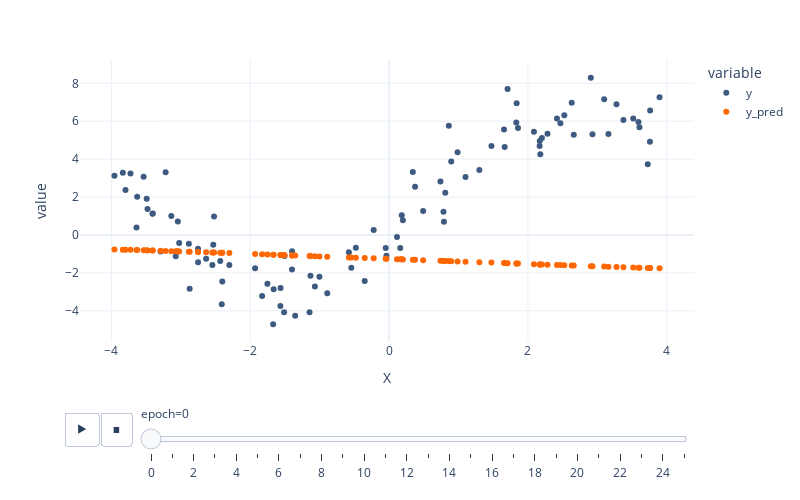
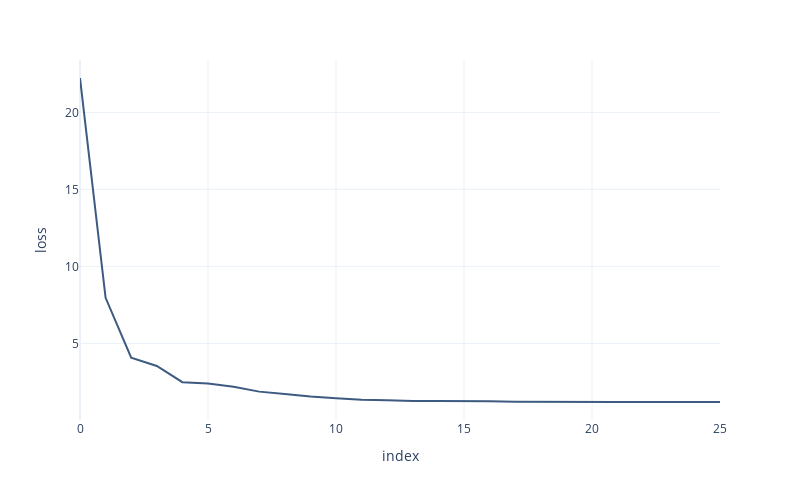

The cell these charts' notebook holds for them, in order:
### Code cell
LOSS = "mse"
BATCH_SIZE = 20
EPOCHS = 25
LR = 0.25

tf.random.set_seed(123)
initial_weights = keras.initializers.RandomNormal(0, 0.25, 123)

inputs = keras.Input(shape=(1,))
hidden = keras.layers.Dense(8, activation="sigmoid")(inputs)
outputs = keras.layers.Dense(1)(hidden)

model1 = keras.Model(inputs, outputs)

model1.compile(optimizer=keras.optimizers.Adam(learning_rate=LR), loss=LOSS)

df_weights, df_preds = get_training_preds(train, model1, BATCH_SIZE, EPOCHS)

px.scatter(data_frame=df_preds,
           x="X",
           y=["y", "y_pred"],
           animation_frame="epoch",
           color_discrete_sequence=["#3d5a80", "#ff6700"],
           height=500,
           width=800,
           template="plotly_white").show()

px.line(df_weights, 
        x=df_weights.index, 
        y="loss",
        color_discrete_sequence=["#3d5a80"],
        height=500,
        width=800,
        template="plotly_white").show()

### Figure 1 — Plotly figure (JSON) as saved in the notebook; plotly's stock layout.template omitted (floating-point values rounded to 4 significant figures)
{"data": [{"hovertemplate": "variable=y<br>epoch=0<br>X=%{x}<br>value=%{y}<extra></extra>", "legendgroup": "y", "marker": {"color": "#3d5a80", "symbol": "circle"}, "mode": "markers", "name": "y", "orientation": "v", "showlegend": true, "type": "scatter", "x": [-1.004, 3.606, 1.856, 0.7893, -2.752, -2.752, -3.535, 2.929, 0.8089, 1.665, -3.835, 3.759, 2.66, -2.301, -2.545, -2.533, -1.566, 0.1981, -0.5444, -1.67, 0.8948, -2.884, -1.663, -1.069, -0.3514, 2.281, -2.403, 0.1139, 0.7393, -3.628, 0.8604, -2.636, -3.48, 3.591, 3.725, 2.467, -1.563, -3.219, 1.474, -0.4788, -3.024, -0.03858, -3.725, 3.275, -1.93, 1.3, -1.506, 0.1605, 0.3737, -2.521, 3.757, 2.201, 3.516, 3.159, 0.7832, 3.375, -3.292, -2.432, -3.638, -1.397, -0.8906, -1.829, 2.63, -1.146, -1.753, 0.3416, -2.873, 2.418, -3.404, 3.895, 2.178, -2.41, -3.956, 2.524, 1.655, 1.832, 2.17, -3.408, -1.132, -3.073, 2.905, 0.9864, -1.353, -3.492, -1.512, -1.399, 1.837, 1.1, 3.098, -0.2223, -3.043, 1.706, 2.086, 0.4902, 2.168, -0.04964, 0.1819, -0.5797, -3.797, -3.137], "xaxis": "x", "y": [-2.201, 5.683, 5.638, 0.6957, -1.446, -0.724, 3.073, 5.307, 2.23, 4.636, 3.277, 6.567, 5.292, -1.583, -1.581, -0.5214, -3.752, 0.7803, -1.728, -4.706, 3.871, -0.4709, -2.871, -2.715, -2.433, 5.338, -2.452, -0.1073, 2.822, 2.019, 5.755, -1.26, 1.372, 5.956, 3.732, 5.894, -2.799, 3.304, 4.691, -0.6723, -0.4243, -1.094, 3.236, 6.9, -1.754, 3.43, -1.105, -0.6937, 2.536, 0.9786, 4.916, 5.114, 6.141, 5.323, 1.223, 6.061, -0.8712, -1.368, 0.3946, -0.8644, -3.07, -3.221, 6.969, -4.077, -2.572, 3.325, -2.84, 6.145, 1.135, 7.26, 4.262, -3.658, 3.125, 6.309, 5.561, 5.928, 4.953, 1.113, -2.152, -1.123, 8.288, 4.358, -4.258, 1.909, -4.079, -1.819, 6.949, 3.051, 7.156, 0.266, 0.7064, 7.696, 5.439, 1.261, 4.69, -0.6903, 1.037, -0.9096, 2.366, 1.002], "yaxis": "y"}, {"hovertemplate": "variable=y_pred<br>epoch=0<br>X=%{x}<br>value=%{y}<extra></extra>", "legendgroup": "y_pred", "marker": {"color": "#ff6700", "symbol": "circle"}, "mode": "markers", "name": "y_pred", "orientation": "v", "showlegend": true, "type": "scatter", "x": [-1.004, 3.606, 1.856, 0.7893, -2.752, -2.752, -3.535, 2.929, 0.8089, 1.665, -3.835, 3.759, 2.66, -2.301, -2.545, -2.533, -1.566, 0.1981, -0.5444, -1.67, 0.8948, -2.884, -1.663, -1.069, -0.3514, 2.281, -2.403, 0.1139, 0.7393, -3.628, 0.8604, -2.636, -3.48, 3.591, 3.725, 2.467, -1.563, -3.219, 1.474, -0.4788, -3.024, -0.03858, -3.725, 3.275, -1.93, 1.3, -1.506, 0.1605, 0.3737, -2.521, 3.757, 2.201, 3.516, 3.159, 0.7832, 3.375, -3.292, -2.432, -3.638, -1.397, -0.8906, -1.829, 2.63, -1.146, -1.753, 0.3416, -2.873, 2.418, -3.404, 3.895, 2.178, -2.41, -3.956, 2.524, 1.655, 1.832, 2.17, -3.408, -1.132, -3.073, 2.905, 0.9864, -1.353, -3.492, -1.512, -1.399, 1.837, 1.1, 3.098, -0.2223, -3.043, 1.706, 2.086, 0.4902, 2.168, -0.04964, 0.1819, -0.5797, -3.797, -3.137], "xaxis": "x", "y": [-1.132, -1.73, -1.512, -1.369, -0.9015, -0.9015, -0.8079, -1.65, -1.372, -1.486, -0.775, -1.746, -1.617, -0.9593, -0.9277, -0.9293, -1.057, -1.291, -1.193, -1.043, -1.383, -0.885, -1.044, -1.123, -1.219, -1.568, -0.9461, -1.28, -1.362, -0.7975, -1.378, -0.9161, -0.8142, -1.728, -1.743, -1.592, -1.057, -0.8445, -1.46, -1.202, -0.8679, -1.26, -0.7869, -1.692, -1.008, -1.437, -1.065, -1.286, -1.314, -0.9308, -1.746, -1.557, -1.72, -1.678, -1.368, -1.703, -0.8358, -0.9423, -0.7964, -1.08, -1.147, -1.022, -1.613, -1.113, -1.032, -1.31, -0.8864, -1.586, -0.8229, -1.761, -1.554, -0.9451, -0.7623, -1.599, -1.485, -1.508, -1.553, -0.8224, -1.115, -0.8619, -1.647, -1.395, -1.085, -0.8129, -1.064, -1.079, -1.509, -1.41, -1.671, -1.236, -0.8655, -1.492, -1.542, -1.329, -1.553, -1.258, -1.289, -1.188, -0.7791, -0.8542], "yaxis": "y"}], "layout": {"height": 500, "legend": {"title": {"text": "variable"}, "tracegroupgap": 0}, "margin": {"t": 60}, "sliders": [{"active": 0, "currentvalue": {"prefix": "epoch="}, "len": 0.9, "pad": {"b": 10, "t": 60}, "steps": [{"args": [["0"], {"frame": {"duration": 0, "redraw": false}, "fromcurrent": true, "mode": "immediate", "transition": {"duration": 0, "easing": "linear"}}], "label": "0", "method": "animate"}, {"args": [["1"], {"frame": {"duration": 0, "redraw": false}, "fromcurrent": true, "mode": "immediate", "transition": {"duration": 0, "easing": "linear"}}], "label": "1", "method": "animate"}, {"args": [["2"], {"frame": {"duration": 0, "redraw": false}, "fromcurrent": true, "mode": "immediate", "transition": {"duration": 0, "easing": "linear"}}], "label": "2", "method": "animate"}, {"args": [["3"], {"frame": {"duration": 0, "redraw": false}, "fromcurrent": true, "mode": "immediate", "transition": {"duration": 0, "easing": "linear"}}], "label": "3", "method": "animate"}, {"args": [["4"], {"frame": {"duration": 0, "redraw": false}, "fromcurrent": true, "mode": "immediate", "transition": {"duration": 0, "easing": "linear"}}], "label": "4", "method": "animate"}, {"args": [["5"], {"frame": {"duration": 0, "redraw": false}, "fromcurrent": true, "mode": "immediate", "transition": {"duration": 0, "easing": "linear"}}], "label": "5", "method": "animate"}, {"args": [["6"], {"frame": {"duration": 0, "redraw": false}, "fromcurrent": true, "mode": "immediate", "transition": {"duration": 0, "easing": "linear"}}], "label": "6", "method": "animate"}, {"args": [["7"], {"frame": {"duration": 0, "redraw": false}, "fromcurrent": true, "mode": "immediate", "transition": {"duration": 0, "easing": "linear"}}], "label": "7", "method": "animate"}, {"args": [["8"], {"frame": {"duration": 0, "redraw": false}, "fromcurrent": true, "mode": "immediate", "transition": {"duration": 0, "easing": "linear"}}], "label": "8", "method": "animate"}, {"args": [["9"], {"frame": {"duration": 0, "redraw": false}, "fromcurrent": true, "mode": "immediate", "transition": {"duration": 0, "easing": "linear"}}], "label": "9", "method": "animate"}, {"args": [["10"], {"frame": {"duration": 0, "redraw": false}, "fromcurrent": true, "mode": "immediate", "transition": {"duration": 0, "easing": "linear"}}], "label": "10", "method": "animate"}, {"args": [["11"], {"frame": {"duration": 0, "redraw": false}, "fromcurrent": true, "mode": "immediate", "transition": {"duration": 0, "easing": "linear"}}], "label": "11", "method": "animate"}, {"args": [["12"], {"frame": {"duration": 0, "redraw": false}, "fromcurrent": true, "mode": "immediate", "transition": {"duration": 0, "easing": "linear"}}], "label": "12", "method": "animate"}, {"args": [["13"], {"frame": {"duration": 0, "redraw": false}, "fromcurrent": true, "mode": "immediate", "transition": {"duration": 0, "easing": "linear"}}], "label": "13", "method": "animate"}, {"args": [["14"], {"frame": {"duration": 0, "redraw": false}, "fromcurrent": true, "mode": "immediate", "transition": {"duration": 0, "easing": "linear"}}], "label": "14", "method": "animate"}, {"args": [["15"], {"frame": {"duration": 0, "redraw": false}, "fromcurrent": true, "mode": "immediate", "transition": {"duration": 0, "easing": "linear"}}], "label": "15", "method": "animate"}, {"args": [["16"], {"frame": {"duration": 0, "redraw": false}, "fromcurrent": true, "mode": "immediate", "transition": {"duration": 0, "easing": "linear"}}], "label": "16", "method": "animate"}, {"args": [["17"], {"frame": {"duration": 0, "redraw": false}, "fromcurrent": true, "mode": "immediate", "transition": {"duration": 0, "easing": "linear"}}], "label": "17", "method": "animate"}, {"args": [["18"], {"frame": {"duration": 0, "redraw": false}, "fromcurrent": true, "mode": "immediate", "transition": {"duration": 0, "easing": "linear"}}], "label": "18", "method": "animate"}, {"args": [["19"], {"frame": {"duration": 0, "redraw": false}, "fromcurrent": true, "mode": "immediate", "transition": {"duration": 0, "easing": "linear"}}], "label": "19", "method": "animate"}, {"args": [["20"], {"frame": {"duration": 0, "redraw": false}, "fromcurrent": true, "mode": "immediate", "transition": {"duration": 0, "easing": "linear"}}], "label": "20", "method": "animate"}, {"args": [["21"], {"frame": {"duration": 0, "redraw": false}, "fromcurrent": true, "mode": "immediate", "transition": {"duration": 0, "easing": "linear"}}], "label": "21", "method": "animate"}, {"args": [["22"], {"frame": {"duration": 0, "redraw": false}, "fromcurrent": true, "mode": "immediate", "transition": {"duration": 0, "easing": "linear"}}], "label": "22", "method": "animate"}, {"args": [["23"], {"frame": {"duration": 0, "redraw": false}, "fromcurrent": true, "mode": "immediate", "transition": {"duration": 0, "easing": "linear"}}], "label": "23", "method": "animate"}, {"args": [["24"], {"frame": {"duration": 0, "redraw": false}, "fromcurrent": true, "mode": "immediate", "transition": {"duration": 0, "easing": "linear"}}], "label": "24", "method": "animate"}, {"args": [["25"], {"frame": {"duration": 0, "redraw": false}, "fromcurrent": true, "mode": "immediate", "transition": {"duration": 0, "easing": "linear"}}], "label": "25", "method": "animate"}], "x": 0.1, "xanchor": "left", "y": 0, "yanchor": "top"}], "updatemenus": [{"buttons": [{"args": [null, {"frame": {"duration": 500, "redraw": false}, "fromcurrent": true, "mode": "immediate", "transition": {"duration": 500, "easing": "linear"}}], "label": "&#9654;", "method": "animate"}, {"args": [[null], {"frame": {"duration": 0, "redraw": false}, "fromcurrent": true, "mode": "immediate", "transition": {"duration": 0, "easing": "linear"}}], "label": "&#9724;", "method": "animate"}], "direction": "left", "pad": {"r": 10, "t": 70}, "showactive": false, "type": "buttons", "x": 0.1, "xanchor": "right", "y": 0, "yanchor": "top"}], "width": 800, "xaxis": {"anchor": "y", "domain": [0, 1], "title": {"text": "X"}}, "yaxis": {"anchor": "x", "domain": [0, 1], "title": {"text": "value"}}}}

### Figure 2 — Plotly figure (JSON) as saved in the notebook; plotly's stock layout.template omitted (floating-point values rounded to 4 significant figures)
{"data": [{"hovertemplate": "index=%{x}<br>loss=%{y}<extra></extra>", "legendgroup": "", "line": {"color": "#3d5a80", "dash": "solid"}, "marker": {"symbol": "circle"}, "mode": "lines", "name": "", "orientation": "h", "showlegend": false, "type": "scatter", "x": [0, 1, 2, 3, 4, 5, 6, 7, 8, 9, 10, 11, 12, 13, 14, 15, 16, 17, 18, 19, 20, 21, 22, 23, 24, 25], "xaxis": "x", "y": [22.23, 7.957, 4.073, 3.536, 2.479, 2.387, 2.18, 1.867, 1.708, 1.55, 1.442, 1.339, 1.309, 1.262, 1.266, 1.227, 1.236, 1.204, 1.214, 1.195, 1.201, 1.195, 1.195, 1.197, 1.193, 1.197], "yaxis": "y"}], "layout": {"height": 500, "legend": {"tracegroupgap": 0}, "margin": {"t": 60}, "width": 800, "xaxis": {"anchor": "y", "domain": [0, 1], "title": {"text": "index"}}, "yaxis": {"anchor": "x", "domain": [0, 1], "title": {"text": "loss"}}}}
